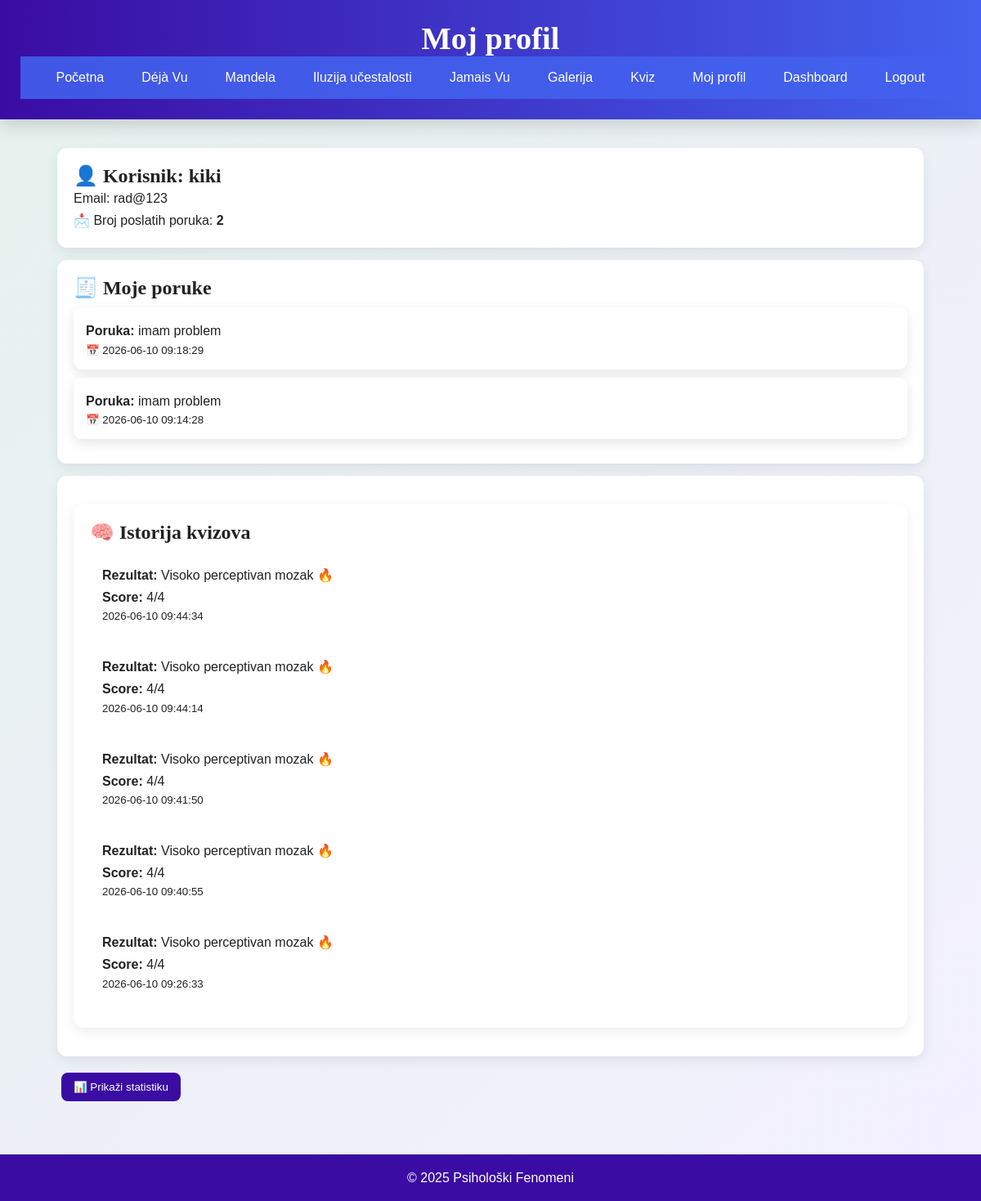
The page /profil.php (signed in) on the database its author committed.
### tables this page shows
CREATE TABLE `users` (
  `id` int(11) NOT NULL,
  `username` varchar(50) NOT NULL,
  `email` varchar(100) NOT NULL,
  `password` varchar(255) NOT NULL,
  `created_at` timestamp NOT NULL DEFAULT current_timestamp()
);

CREATE TABLE `messages` (
  `id` int(11) NOT NULL,
  `user_id` int(11) DEFAULT NULL,
  `name` varchar(100) DEFAULT NULL,
  `email` varchar(100) DEFAULT NULL,
  `message` text DEFAULT NULL,
  `created_at` timestamp NOT NULL DEFAULT current_timestamp()
);

CREATE TABLE `quiz_results` (
  `id` int(11) NOT NULL,
  `user_id` int(11) DEFAULT NULL,
  `score` int(11) DEFAULT NULL,
  `result_text` varchar(255) DEFAULT NULL,
  `created_at` timestamp NOT NULL DEFAULT current_timestamp()
);

### profil.php (the view, shortened to what this page needs)
<?php
include "db.php";
$user_id = $_SESSION['user_id'];
$user = $conn->query("SELECT * FROM users WHERE id=$user_id")->fetch_assoc();
$messages = $conn->query("
    SELECT * FROM messages
    WHERE user_id=$user_id
    ORDER BY created_at DESC
");
$quiz = $conn->query("
    SELECT * FROM quiz_results
    WHERE user_id=$user_id
    ORDER BY created_at DESC
");
?>
<!DOCTYPE html>
<html lang="sr">
<head>
    <link rel="stylesheet" href="1.0.css">
</head>
<body>
<header>
    <h1>Moj profil</h1>
    <nav>
        <ul class="meni">
            <li><a href="index.php">Početna</a></li>
            <li><a href="dejavu.php">Déjà Vu</a></li>
            <li><a href="mandela.php">Mandela</a></li>
            <li><a href="frekvencija.php">Iluzija učestalosti</a></li>
            <li><a href="jamaisvu.php">Jamais Vu</a></li>
            <li><a href="galerija.php">Galerija</a></li>
             <li><a href="quiz.php">Kviz</a></li>
            <li><a href="profil.php">Moj profil</a></li>
            <li><a href="dashboard.php">Dashboard</a></li>
            <li><a href="logout.php">Logout</a></li>
        </ul>
    </nav>
</header>
<main class="container">
    <section class="sadrzaj">
        <h2>👤 Korisnik: <?php echo $user['username']; ?></h2>
        <p>Email: <?php echo $user['email']; ?></p>
        <?php
        $count = $messages->num_rows;
        echo "<p>📩 Broj poslatih poruka: <b>$count</b></p>";
        ?>
    </section>
    <section class="sadrzaj">
        <h2>🧾 Moje poruke</h2>
        <?php while($row = $messages->fetch_assoc()) { ?>
            <div style="background:white; padding:15px; margin:10px 0; border-radius:10px; box-shadow:0 5px 15px rgba(0,0,0,0.1);">
                <p><b>Poruka:</b> <?php echo $row['message']; ?></p>
                <small>📅 <?php echo $row['created_at']; ?></small>
            </div>
        <?php } ?>
    </section>
    <section class="sadrzaj">
        <section class="sadrzaj">
    <h2>🧠 Istorija kvizova</h2>
    <?php while($q = $quiz->fetch_assoc()) { ?>
        <div style="background:white;padding:15px;margin:10px 0;border-radius:10px;">
            <p><b>Rezultat:</b> <?php echo $q['result_text']; ?></p>
            <p><b>Score:</b> <?php echo $q['score']; ?>/4</p>
            <small><?php echo $q['created_at']; ?></small>
        </div>
    <?php } ?>
</section>
    </section>
    <button onclick="toggleStats()">📊 Prikaži statistiku</button>
</main>
<footer>
    <p>&copy; 2025 Psihološki Fenomeni</p>
</footer>
</body>
</html>

### 1.0.css (style rules this page uses)
* { margin: 0; padding: 0; box-sizing: border-box; }
body { background: linear-gradient(135deg, #e6f2ed, #f3f0ff); color: #222; font-family: Arial, sans-serif; }
h1, h2 { font-family: Georgia, serif; }
p { line-height: 1.7; }
header { background: linear-gradient(90deg, #3a0ca3, #4361ee); color: white; padding: 25px; text-align: center; box-shadow: 0 8px 20px rgba(0,0,0,0.15); }
header h1 { font-size: 2.4rem; }
nav ul.meni { list-style: none; display: flex; justify-content: center; flex-wrap: wrap; background: rgba(67, 97, 238, 0.9); backdrop-filter: blur(10px); }
nav ul.meni li { margin: 5px; }
nav ul.meni li a { display: block; padding: 12px 18px; color: white; text-decoration: none; border-radius: 8px; transition: 0.3s ease; }
.container { max-width: 1100px; margin: auto; padding: 20px; }
.sadrzaj, .uvod { background: white; padding: 25px; margin: 20px auto; border-radius: 15px; box-shadow: 0 10px 25px rgba(0,0,0,0.08); transition: 0.3s; }
footer { background: #3a0ca3; color: white; text-align: center; padding: 15px; margin-top: 40px; }
.sadrzaj { background: #ffffff; padding: 20px; margin: 15px 0; border-radius: 12px; box-shadow: 0 5px 15px rgba(0,0,0,0.08); }
button { background: #3a0ca3; color: white; border: none; padding: 10px 15px; margin: 5px; border-radius: 8px; cursor: pointer; }
body { margin: 0; font-family: Arial, sans-serif; }

### rows shown on the page
users: username "kiki", email "rad@123"
messages: message "imam problem", created_at "2026-06-10 09:18:29"
messages: message "imam problem", created_at "2026-06-10 09:14:28"
quiz_results: result_text "Visoko perceptivan mozak 🔥", score "4", created_at "2026-06-10 09:44:34"
quiz_results: result_text "Visoko perceptivan mozak 🔥", score "4", created_at "2026-06-10 09:44:14"
quiz_results: result_text "Visoko perceptivan mozak 🔥", score "4", created_at "2026-06-10 09:41:50"
quiz_results: result_text "Visoko perceptivan mozak 🔥", score "4", created_at "2026-06-10 09:40:55"
quiz_results: result_text "Visoko perceptivan mozak 🔥", score "4", created_at "2026-06-10 09:26:33"

### other values the page prints
$count "2"
